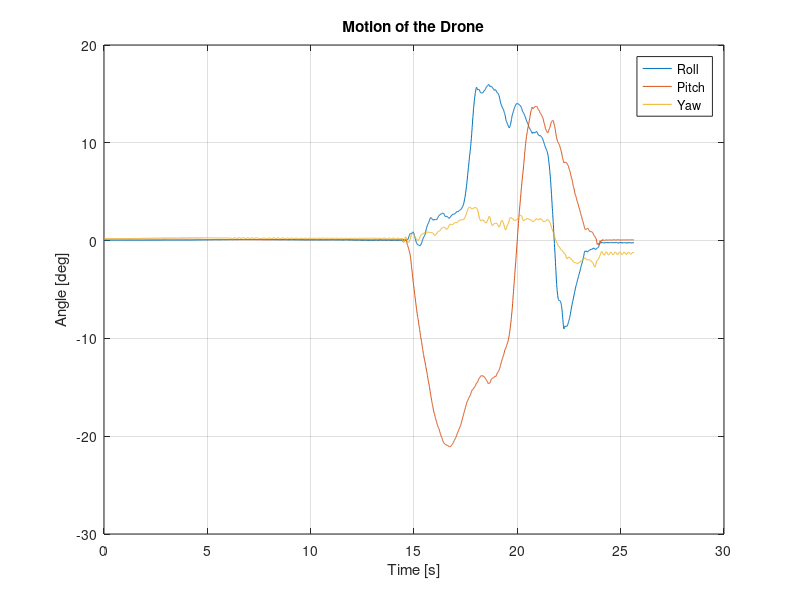

Recreate this plot in MATLAB.
% Process the data for the test results
clc
clear
close all
fid = fopen('data/TestResult.csv','r');
data = textscan(fid, '%f %f %f %f %f','Delimiter',',','HeaderLines',1);
fclose(fid);

time = data{1};
time = time - time(1);
time = time / 1000;
roll = data{2};
pitch = data{3};
yaw = data{4};
volt = data{5};

figure
plot(time,roll)
hold on
plot(time,pitch)
hold on
plot(time,yaw)
grid on
legend('Roll','Pitch','Yaw')
title("Motion of the Drone")
xlabel('Time [s]')
ylabel('Angle [deg]')
